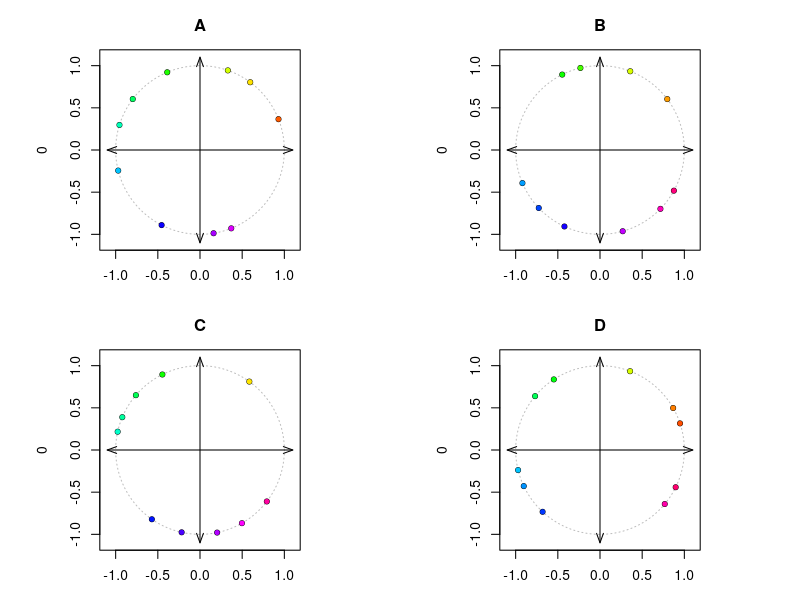
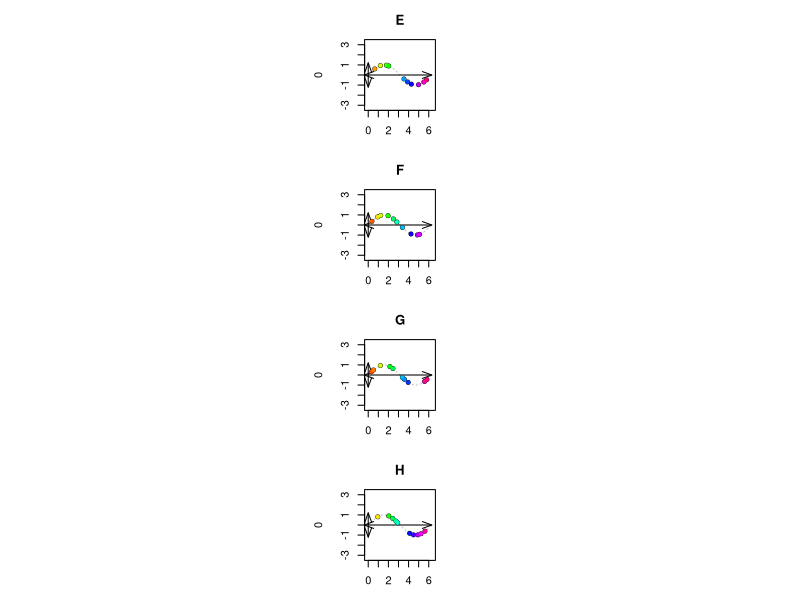
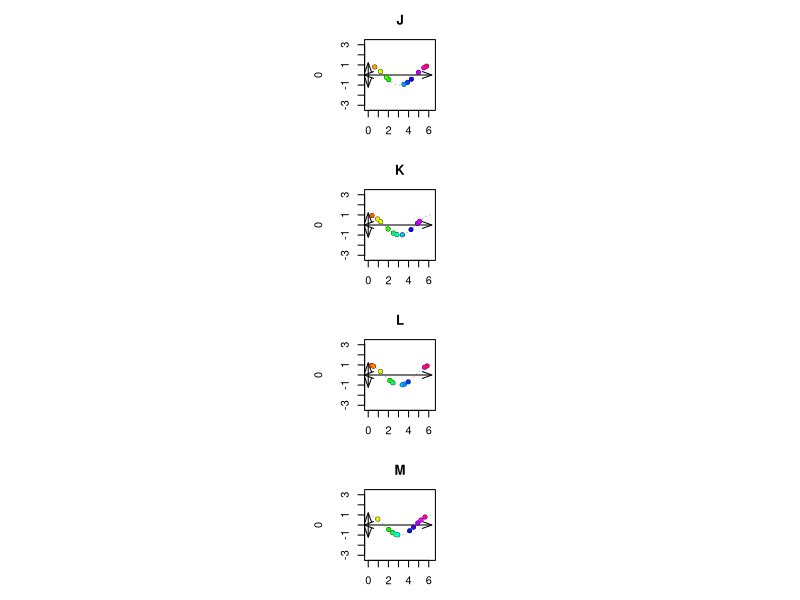
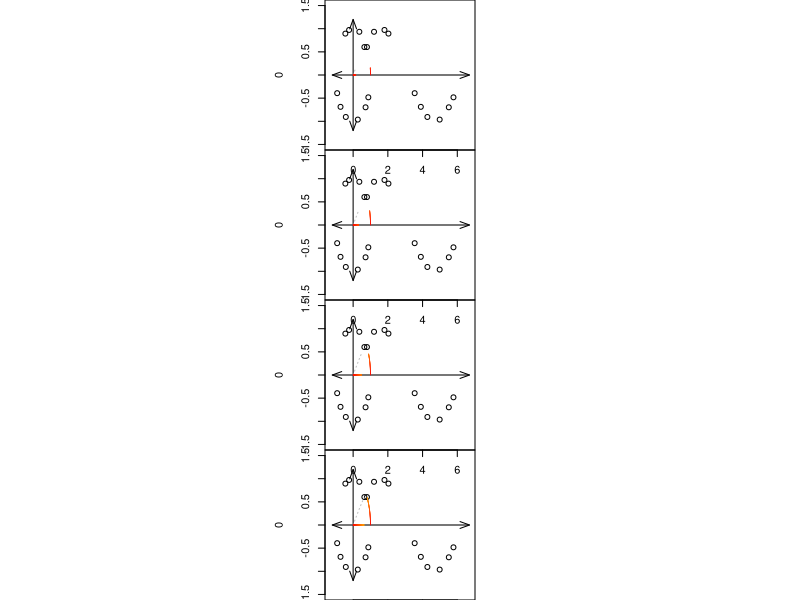
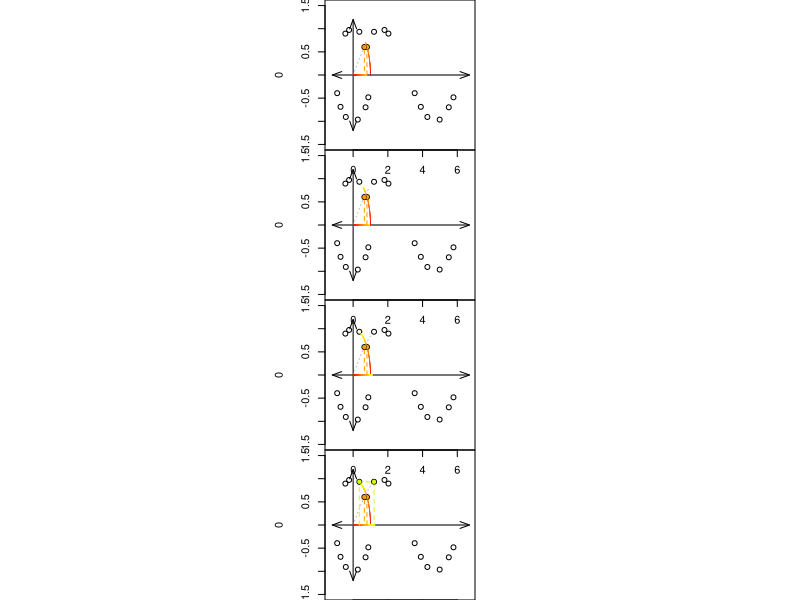
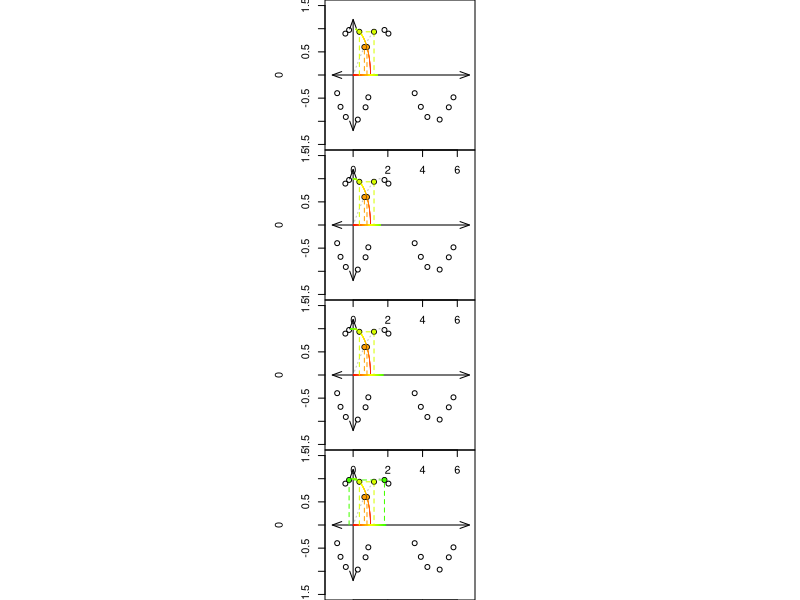
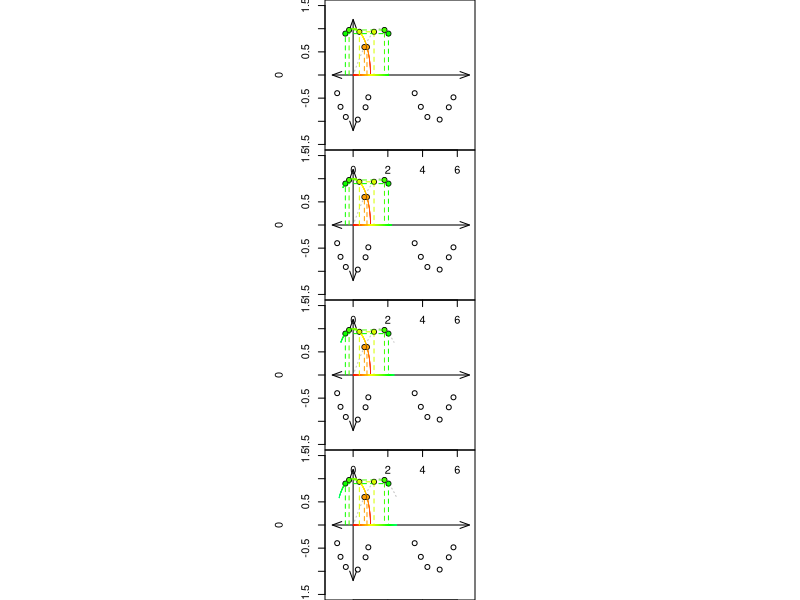
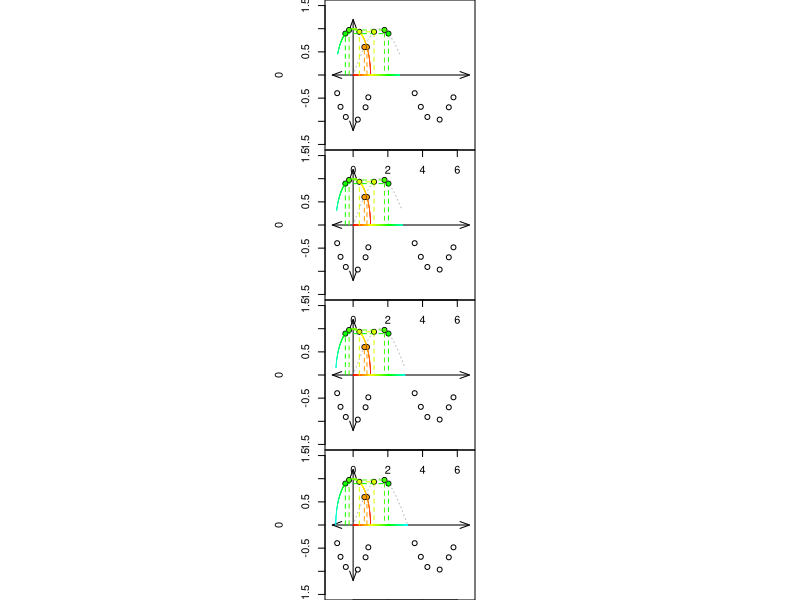

Reproduce these figures in R, in order.
## ---- chunk 1
n = 10
isok = function(ths){
    return(min(ths)<(pi/2) && max(ths)>(3*pi/2) && min(diff(ths))>(pi/20) && min(diff(ths))<(pi/12) && min(abs(ths-pi/2))>(pi/20) && min(abs(ths-pi))>(pi/20) && min(abs(ths-3*pi/2))>(pi/20) && min(abs(ths))>(pi/20) && min(abs(ths-2*pi))>(pi/20))
}

isdiffenough = function(t1,t2){
    maxmin=0
    for(t in t1){
        maxmin = max(c(maxmin,min(abs(t2-t))))
    }
    return(maxmin>(pi/12))
}

while(T){
    ths = sort(runif(n,0,2*pi))
    if(isok(ths)){break}
}
ths = round(ths,3)

while(T){
    tw1 = round(sort(runif(n,0,2*pi)),3)
    if(isok(tw1) && isdiffenough(tw1,ths)){break}
}

while(T){
    tw2 = round(sort(runif(n,0,2*pi)),3)
    if(isok(tw2) && isdiffenough(tw2,ths)){break}
}

while(T){
    tw3 = round(sort(runif(n,0,2*pi)),3)
    if(isok(tw3) && isdiffenough(tw3,ths)){break}
}

tl = list(ths,tw1,tw2,tw3)
ord = sample(1:4)
sol1 = paste0(1*(1==ord),collapse="")
al1 = paste0("* ",c("A","B","C","D"),collapse="\n")

ord2 = sample(1:4)
sol2 = paste0(1*(1==ord2),collapse="")
al2 = paste0("* ",c("E","F","G","H"),collapse="\n")

ord3 = sample(1:4)
sol3 = paste0(1*(1==ord3),collapse="")
al3 = paste0("* ",c("J","K","L","M"),collapse="\n")

## ---- chunk 2
par(mar=c(3,3,3,3),mfrow=c(2,2),pty="s")
pc = function(ts,ml){
    plot(0,0,"n",xlim=c(-1.1,1.1),ylim=c(-1.1,1.1),main=ml)
    ttt = seq(0,2*pi,pi/360)
    lines(cos(ttt),sin(ttt),lty=3,col="grey")
    arrows(-1.1,0,1.1,0,0.1,20,3)
    arrows(0,-1.1,0,1.1,0.1,20,3)
    points(cos(ts),sin(ts),pch=20,col="black",cex=1.2)
    points(cos(ts),sin(ts),pch=20,col=hsv(ts/2/pi,1,1))
}

pc(tl[[ord[1]]],"A")
pc(tl[[ord[2]]],"B")
pc(tl[[ord[3]]],"C")
pc(tl[[ord[4]]],"D")

## ---- chunk 3
par(mar=c(3,3,3,3),mfrow=c(4,1))
wf = function(ts,ml){
    plot(0,0,"n",xlim=c(-0.1,round(2*pi,1)+0.1),ylim=c(-1.1,1.1),main=ml,asp=1)
    ttt = seq(0,2*pi,pi/360)
    lines(ttt,sin(ttt),lty=3,col="grey")
    arrows(-0.4,0,6.3,0,0.1,20,3)
    arrows(0,-1.2,0,1.2,0.1,20,3)
    points(ts,sin(ts),pch=20,col="black",cex=1.2)
    points(ts,sin(ts),pch=20,col=hsv(ts/2/pi,1,1))
}

wf(tl[[ord2[1]]],"E")
wf(tl[[ord2[2]]],"F")
wf(tl[[ord2[3]]],"G")
wf(tl[[ord2[4]]],"H")

## ---- chunk 4
par(mar=c(3,3,3,3),mfrow=c(4,1))
cw = function(ts,ml){
    plot(0,0,"n",xlim=c(-0.1,round(2*pi,1)+0.1),ylim=c(-1.1,1.1),main=ml,asp=1)
    ttt = seq(0,2*pi,pi/360)
    lines(ttt,cos(ttt),lty=3,col="grey")
    arrows(-0.4,0,6.3,0,0.1,20,3)
    arrows(0,-1.2,0,1.2,0.1,20,3)
    points(ts,cos(ts),pch=20,col="black",cex=1.2)
    points(ts,cos(ts),pch=20,col=hsv(ts/2/pi,1,1))
}

cw(tl[[ord2[1]]],"J")
cw(tl[[ord2[2]]],"K")
cw(tl[[ord2[3]]],"L")
cw(tl[[ord2[4]]],"M")

## ---- chunk 5
n = 40
for(i in 1:n){
    tmax = i/n*2*pi
    par(mar=c(0,0,0,0))
    plot(0,0,"n",xlim=c(-1.3,8-1.3),ylim=c(-1.5,1.5))
    points(ths,sin(ths),cex=1)
    points(cos(ths),sin(ths),cex=1)
    arrows(-1.2,0,6.7,0,0.1,20,3)
    arrows(0,-1.2,0,1.2,0.1,20,3)
    ttt = seq(0,tmax,pi/360)
    lines(ttt,sin(ttt),lty=3,col="grey")
    for(tt in seq(0,tmax,pi/1080)){
        lines(cos(tt)*c(0.99,1.01),sin(tt)*c(0.99,1.01),col=hsv(tt/2/pi,1,1),lwd=0.5)
        lines(c(tt,tt),c(-0.01,0.01),col=hsv(tt/2/pi,1,1),lwd=0.5)
    }
    tq = ths[ths<tmax]
    for(thth in tq){
        lines(c(cos(thth),cos(thth),thth,thth),c(0,sin(thth),sin(thth),0),lty=2,col=hsv(thth/2/pi,1,1))
    }
    points(cos(tq),sin(tq),pch=20,col="black",cex=1.2)
    points(cos(tq),sin(tq),pch=20,col=hsv(ths/2/pi,1,1),cex=1)
    points(tq,sin(tq),pch=20,col="black",cex=1.2)
    points(tq,sin(tq),pch=20,col=hsv(ths/2/pi,1,1),cex=1)
}
